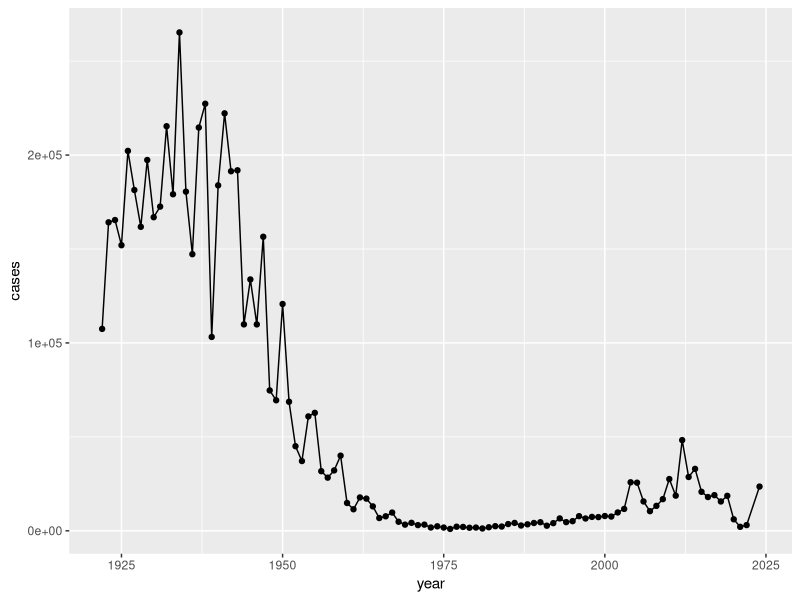
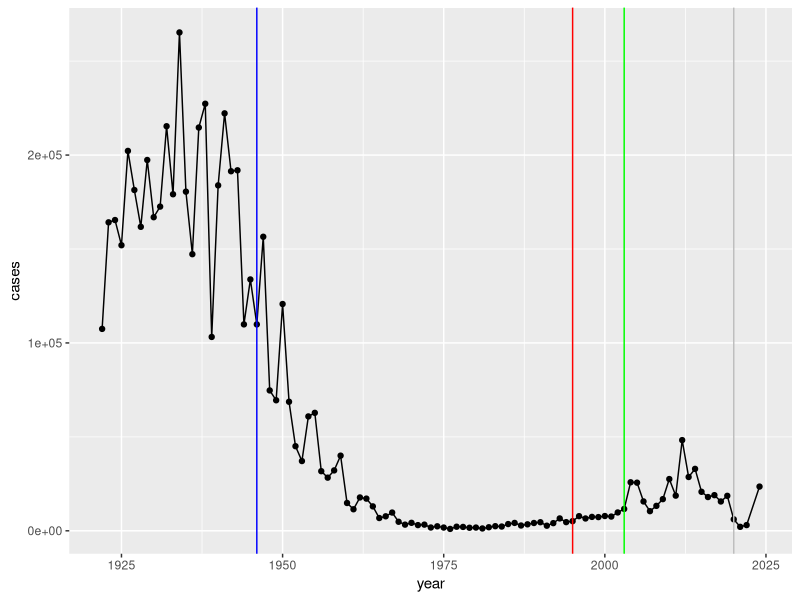

Write the R code that produced these figures, in order. (Note: this script raises an error after producing the figures.)
## ---- chunk 1
cdc <- data.frame(
                                 year = c(1922L,1923L,1924L,1925L,
                                          1926L,1927L,1928L,1929L,1930L,1931L,
                                          1932L,1933L,1934L,1935L,1936L,
                                          1937L,1938L,1939L,1940L,1941L,1942L,
                                          1943L,1944L,1945L,1946L,1947L,
                                          1948L,1949L,1950L,1951L,1952L,
                                          1953L,1954L,1955L,1956L,1957L,1958L,
                                          1959L,1960L,1961L,1962L,1963L,
                                          1964L,1965L,1966L,1967L,1968L,1969L,
                                          1970L,1971L,1972L,1973L,1974L,
                                          1975L,1976L,1977L,1978L,1979L,1980L,
                                          1981L,1982L,1983L,1984L,1985L,
                                          1986L,1987L,1988L,1989L,1990L,
                                          1991L,1992L,1993L,1994L,1995L,1996L,
                                          1997L,1998L,1999L,2000L,2001L,
                                          2002L,2003L,2004L,2005L,2006L,2007L,
                                          2008L,2009L,2010L,2011L,2012L,
                                          2013L,2014L,2015L,2016L,2017L,2018L,
                                          2019L,2020L,2021L,2022L,2024L),
         cases = c(107473,164191,165418,152003,
                                          202210,181411,161799,197371,
                                          166914,172559,215343,179135,265269,
                                          180518,147237,214652,227319,103188,
                                          183866,222202,191383,191890,109873,
                                          133792,109860,156517,74715,69479,
                                          120718,68687,45030,37129,60886,
                                          62786,31732,28295,32148,40005,
                                          14809,11468,17749,17135,13005,6799,
                                          7717,9718,4810,3285,4249,3036,
                                          3287,1759,2402,1738,1010,2177,2063,
                                          1623,1730,1248,1895,2463,2276,
                                          3589,4195,2823,3450,4157,4570,
                                          2719,4083,6586,4617,5137,7796,6564,
                                          7405,7298,7867,7580,9771,11647,
                                          25827,25616,15632,10454,13278,
                                          16858,27550,18719,48277,28639,32971,
                                          20762,17972,18975,15609,18617,
                                          6124,2116,3044,23544)
       )
## ---- chunk 2
library(ggplot2)

baseplot <- ggplot(cdc) +
  aes(year, cases) +
  geom_point() +
  geom_line()

baseplot
## ---- chunk 3
baseplot +
  geom_vline(xintercept = 1946, col="blue") +
  geom_vline(xintercept = 1995, col="red") +
  geom_vline(xintercept = 2020, col="gray") +
  geom_vline(xintercept = 2003, col="green")
  
## ---- chunk 4
library(jsonlite)

subject <- read_json("http://cmi-pb.org/api/v5/subject",
                     simplifyVector = TRUE)

head(subject)
## ---- chunk 5
nrow(subject)
## ---- chunk 6
table(subject$infancy_vac)
## ---- chunk 7
table(subject$biological_sex)
## ---- chunk 8
table(subject$race, subject$biological_sex)
## ---- chunk 9
specimen <- read_json("http://cmi-pb.org/api/v5/specimen",
                      simplifyVector = TRUE)

head(specimen)
## ---- chunk 10
library(dplyr)

meta <- inner_join(subject, specimen)
head(meta)
## ---- chunk 11
abdata <- read_json("http://cmi-pb.org/api/v5/plasma_ab_titer",
                    simplifyVector = TRUE)

head(abdata)
## ---- chunk 12
ab <- inner_join(abdata, meta)
head(ab)
## ---- chunk 13
nrow(ab)
## ---- chunk 14
table(ab$isotype)
## ---- chunk 15
table(ab$antigen)
## ---- chunk 16
igg <- filter(ab, isotype=="IgG")
head(igg)
## ---- chunk 17
ggplot(igg) +
  aes(MFI_normalised, antigen) +
  geom_boxplot()
## ---- chunk 18
ggplot(igg) +
  aes(MFI_normalised, antigen, col=infancy_vac) +
  geom_boxplot()
## ---- chunk 19
ggplot(igg) +
  aes(MFI_normalised, antigen) +
  geom_boxplot() +
  facet_wrap(~visit)
## ---- chunk 20
table(igg$visit)
## ---- chunk 21
igg_7 <- filter(igg, visit %in% 1:7)
table(igg_7$visit)
## ---- chunk 22
ggplot(igg_7) +
  aes(MFI_normalised, antigen, col=infancy_vac) +
  geom_boxplot() +
  facet_wrap(~visit, ncol=2)
## ---- chunk 23
ggplot(igg_7) +
  aes(planned_day_relative_to_boost, MFI_normalised) +
  geom_point() +
  geom_line() 
## ---- chunk 24
abdata.21 <- ab %>% filter(dataset == "2021_dataset")

abdata.21 %>% 
  filter(isotype == "IgG",  antigen == "PT") %>%
  ggplot() +
    aes(x=planned_day_relative_to_boost,
        y=MFI_normalised,
        col=infancy_vac,
        group=subject_id) +
    geom_point() +
    geom_line() 
